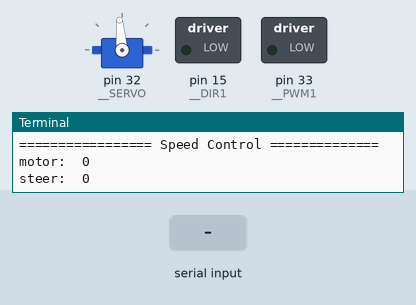
The program below on a simulated Raspberry Pi (header pin numbers). Parts: servo, switched loads named in the program (green lamp = pin HIGH), the last lines printed to the terminal. The inputs (shaded band) are chosen by the test bench. Servo angles are drawn from the pulse width (0.5 ms = 0°, 2.5 ms = 180°).

Above: at 1.2 s.
1.3 s: "w" typed at the terminal, then Enter
At 1.7 s:
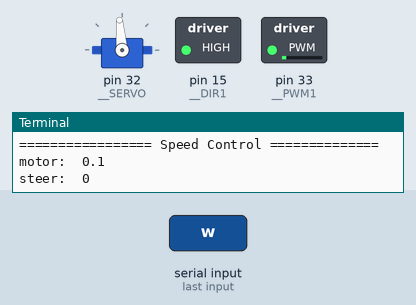
2.8 s: "s" typed at the terminal, then Enter
At 4.0 s:
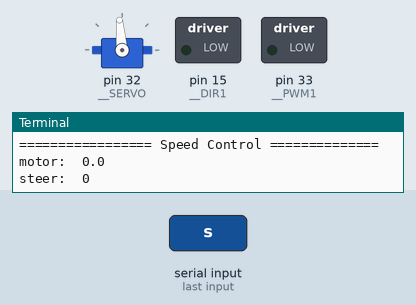
4.3 s: "s" typed at the terminal, then Enter
At 5.2 s:
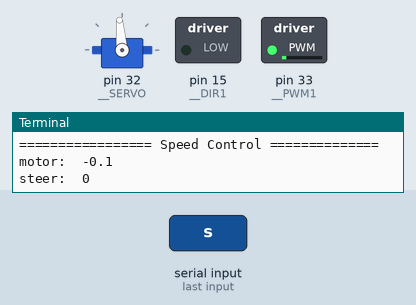
5.8 s: "q" typed at the terminal, then Enter
At 6.3 s:
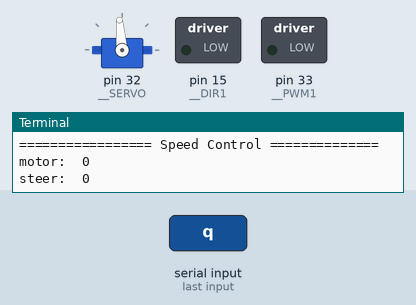
Timing chart, 0 to 8.3 s (numbered marks = the images above; inputs shaded):
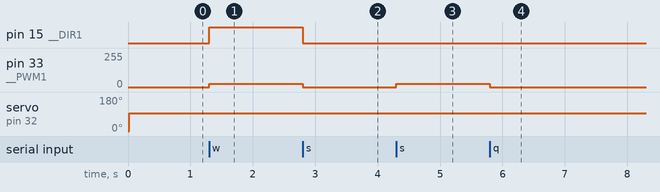

The program:

car_keyboard.py
```python
import RPi.GPIO as gpio
import time
import numpy as np
import sys, tty, termios, os


class Car:
    __DIR1 = 15
    __PWM1 = 33
    __SERVO = 32 # PWM pin // PWM0 channel(12, 32) % 12 pin is DEAD!
    __DC_FREQUENCY = 20 # MDD10A PWM max frequency
    __SERVO_FREQUENCY = 50
    __MAX_PWM = 100
    __MAX_SPEED = 1
    __SPEED_UNIT = 0.1

    # specify degree!!!!
    __MIDDLE = 7.8
    __MAX_LEFT = 9.4
    __MAX_RIGHT = 6.4
    __STEER_UNIT = 0.2
    __MAX_STEER = 1.5
    # __MAX_LEFT = 9.3
    # __MAX_RIGHT = 6.7

    # Disable warning from GPIO
    gpio.setwarnings(False)

    #########################################################
    #########################################################
    #########################################################
    ###################### MDD10A Spec ######################

    ### Button controlling
    # In this way, you can control the direction of the motors,
    # and check if you connect the motors in the current way
    # but cannot control the speed of the motors.
    # When you push M1A button,
    # current flows from output M1A to M1B
    # and the Red LED M1A will light as well as
    # for button M1B current flows from output M1B to M1A
    # and the Red LED M1B will light.

    ### Pins Input controlling
    # DIR1: Direction input(Motor 1), low(0 ~ 0.5v), high(3 ~ 5.5v)
    # PWM1: PWM input for speed control (Motor 1), Max 20Hz
    # DIR2: Direction input(Motor 2), low(0 ~ 0.5v), high(3 ~ 5.5v)
    # PWM2: PWM input for speed control (Motor 2), Max 20Hz
    # GND : Ground

    ### Logic controller
    # there are four input PWM1-DIR1-PWM2-DIR2
    # with MAX Frequency 20Hz, and it works as follow,
    #       Input   DIR     Output-A        Output-B
    # PWM   off     X       off             off
    # PWM   on      off     on              off
    # PWM   on      on      off             on

    #########################################################
    #########################################################
    #########################################################

    def __init__(self):
        # gpio.BOARD: using #pin / gpio.BCM: using #GPIO
        gpio.setmode(gpio.BOARD)

        # gpio.OUT: use this pin for OUTPUT / gpio.IN: use this pin for INPUT
        # DC MOTOR(MDD10A)
        gpio.setup(Car.__DIR1, gpio.OUT)
        gpio.setup(Car.__PWM1, gpio.OUT)

        # SERVO MOTOR(PWM)
        gpio.setup(Car.__SERVO, gpio.OUT)

        # for unwanted movement
        gpio.output(Car.__DIR1, False)

        # DC MOTOR
        self.motor_power = 0
        self.speed = 0
        self.motor = gpio.PWM(Car.__PWM1, Car.__DC_FREQUENCY)
        self.motor.start(0)
        self.motor.ChangeDutyCycle(0)

        # Servo MOTOR
        self.servo_motor = gpio.PWM(Car.__SERVO, Car.__SERVO_FREQUENCY)
        self.servo_motor.start(2.5) # starting duty cycle (it set the servo to 0 degree)
        self.servo_motor.ChangeDutyCycle(Car.__MIDDLE)
        self.steer = 0

    def show_inst(self):
        os.system('clear')
        print("w/s: direction")
        print("a/d: steering")
        print("q: stops the motor")
        print("x: exit")
        print("================= Speed Control ==============")
        print("motor: ", self.speed)
        print("steer: ", self.steer)

    def forward(self):
        self.speed = self.speed + Car.__SPEED_UNIT

        if self.speed > Car.__MAX_SPEED:
            self.speed = Car.__MAX_SPEED

        self.set_speed()

    def reverse(self):
        self.speed = self.speed - Car.__SPEED_UNIT

        if self.speed < -Car.__MAX_SPEED:
            self.speed = -Car.__MAX_SPEED

        self.set_speed()

    def stop_motor(self):
        self.speed = 0
        self.set_speed()

    def steer_right(self):
        self.steer = self.steer - Car.__STEER_UNIT

        if self.steer < -Car.__MAX_STEER:
            self.steer = -Car.__MAX_STEER

        self.servo_motor.ChangeDutyCycle(self.steer + Car.__MIDDLE)

    def steer_left(self):
        self.steer = self.steer + Car.__STEER_UNIT

        if self.steer > Car.__MAX_STEER:
            self.steer = Car.__MAX_STEER

        self.servo_motor.ChangeDutyCycle(self.steer + Car.__MIDDLE)

    def set_speed(self):

        if self.speed < 0:
            # Reverse mode for the motor
            gpio.output(Car.__DIR1, False)
            pwm = -int(Car.__MAX_PWM * self.speed)

            if pwm > Car.__MAX_PWM:
                pwm = Car.__MAX_PWM

        elif self.speed > 0:
            # Forward mode for the motor
            gpio.output(Car.__DIR1, True)
            pwm = int(Car.__MAX_PWM * self.speed)
            if pwm > Car.__MAX_PWM:
                pwm = Car.__MAX_PWM

        else:
            # Stop mode for the motor
            gpio.output(Car.__DIR1, False)
            pwm = 0

        print(pwm)
        self.motor_power = pwm
        self.motor.ChangeDutyCycle(int(pwm))

    def stop_program(self):
        print("Program Ended")
        gpio.output(Car.__DIR1, False)
        gpio.cleanup()

    # The catch method can determine which key has been pressed
    # by the user on the keyboard
    def getch(self):
        fd = sys.stdin.fileno()
        old_settings = termios.tcgetattr(fd)

        try:
            tty.setraw(sys.stdin.fileno())
            ch = sys.stdin.read(1)

        finally:
            termios.tcsetattr(fd, termios.TCSADRAIN, old_settings)

        return ch

    def run(self):

        while True:
            # Keyboard character retreival method.
            # This method will save the pressed key into the variable char
            self.show_inst()

            input = self.getch()

            if(input == "w"):
                self.forward()
            elif(input == "s"):
                self.reverse()
            elif(input == "a"):
                self.steer_left()
            elif(input == "d"):
                self.steer_right()
            elif(input == "q"):
                self.stop_motor()
            elif(input == "x"):
                self.stop_program()
                break
            else:
                pass

            input =""


car = Car()
car.run()
```

Measured:
- after the input at 1.3 s, pin 15 (__DIR1): LOW → HIGH at once; pin 33 (__PWM1): 0/255 → 26/255 at once
- after the input at 2.8 s, pin 15 (__DIR1): HIGH → LOW at once; pin 33 (__PWM1): 26/255 → 0/255 at once
- after the input at 4.3 s, pin 33 (__PWM1): 0/255 → 26/255 at once
- after the input at 5.8 s, pin 33 (__PWM1): 26/255 → 0/255 at once
